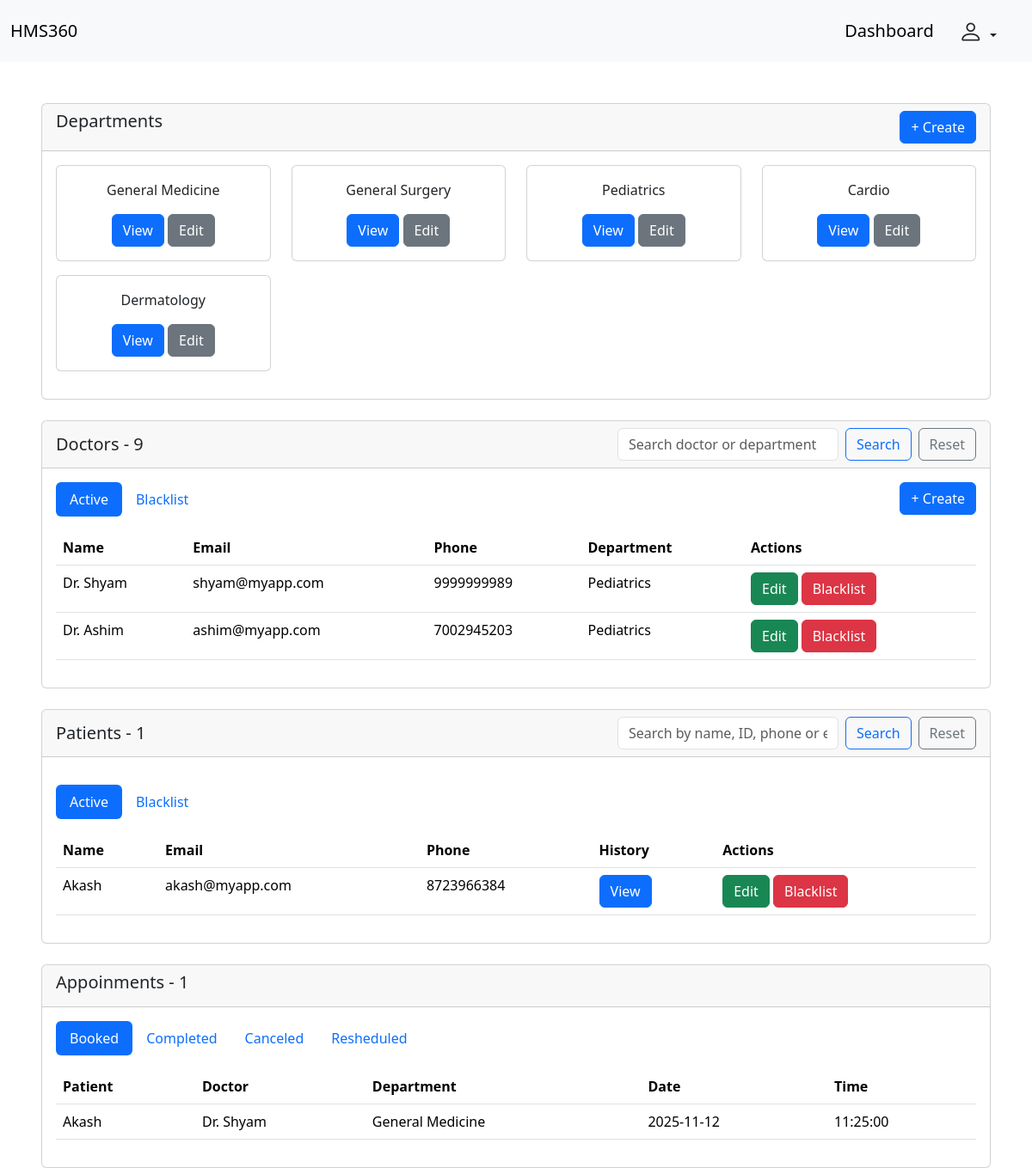
The app's page /admin/dashboard (signed in), older data.
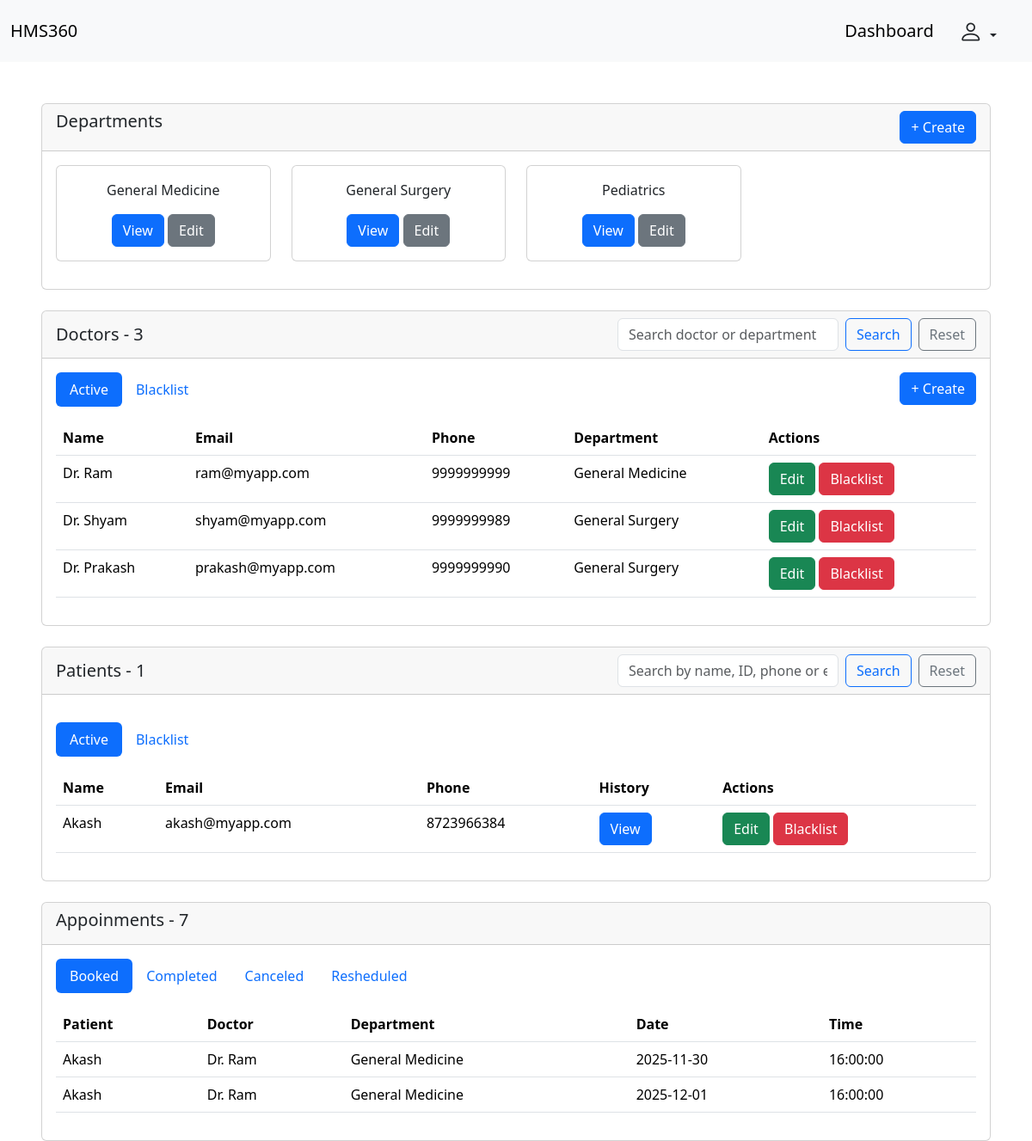
The same page, newer data.
### backend/models.py (models this page shows, shortened)
class Department(db.Model):
    __tablename__ = "department"
    id  = db.Column(db.Integer , primary_key = True , autoincrement = True)
    name = db.Column(db.String , nullable = False, unique = True)
    description = db.Column(db.String , nullable = False)
    doc_registered = db.Column(db.Integer)
    doctors = db.relationship("Doctor", backref = "department")
    appointments = db.relationship("Appointment", backref = "department")

class Doctor(db.Model , UserMixin):
    __tablename__ = "doctor"
    id  = db.Column(db.Integer , primary_key = True , autoincrement = True)
    name = db.Column(db.String , nullable = False)
    email = db.Column(db.String, unique = True , nullable = False)
    password = db.Column(db.String, nullable = False)
    phone = db.Column(db.String, nullable = False)
    status = db.Column(db.String, nullable =False, default='Active')
    dept_id = db.Column(db.Integer, db.ForeignKey ("department.id"), nullable = False)
    appointments = db.relationship("Appointment", backref = "doctor")

class Patient(db.Model , UserMixin):
    __tablename__ = "patient"
    id  = db.Column(db.Integer , primary_key = True , autoincrement = True)
    name = db.Column(db.String , nullable = False)
    email = db.Column(db.String, unique = True , nullable = False)
    password = db.Column(db.String, nullable = False)
    phone = db.Column(db.String, nullable =False)
    status = db.Column(db.String, nullable =False, default='Active')
    created_appointments = db.relationship("Appointment", backref = "patient")

class Appointment(db.Model):
    __tablename__ = "appointment"
    id  = db.Column(db.Integer , primary_key = True , autoincrement = True)
    pat_id = db.Column(db.Integer, db.ForeignKey ("patient.id"), nullable = False)
    doc_id = db.Column(db.Integer, db.ForeignKey ("doctor.id"), nullable = False)
    dept_id = db.Column(db.Integer, db.ForeignKey ("department.id"), nullable = False)
    date = db.Column(db.Date, default=datetime.date.today, nullable = False)
    time = db.Column(db.Time, default=lambda: datetime.datetime.now().time(), nullable = False)
    status = db.Column(db.String, nullable = False, default='Booked')
    treatments = db.relationship("Treatment", backref = "appointment")

### backend/routes.py (the view)
@app.route("/admin/dashboard" , methods=["GET" , "POST"])
@login_required
def admin_dashboard():
    docs = db.session.query(Doctor).all()
    doctor_search = request.args.get("doctor_search", "").strip()
    patient_search = request.args.get("patient_search", "").strip()
    depts = db.session.query(Department).all()
    if doctor_search:
        like = f"%{doctor_search}%"
        active_doc = (
            Doctor.query
            .join(Department, Doctor.dept_id == Department.id)
            .filter(
                Doctor.status == "Active",
                or_(
                    Doctor.name.ilike(like),
                    Department.name.ilike(like),
                )
            )
            .all()
        )
        blacklist_doc = (
            Doctor.query
            .join(Department, Doctor.dept_id == Department.id)
            .filter(
                Doctor.status == "Blacklist",
                or_(
                    Doctor.name.ilike(like),
                    Department.name.ilike(like),
                )
            )
            .all()
        )
    else:
        active_doc = Doctor.query.filter_by(status="Active").all()
        blacklist_doc = Doctor.query.filter_by(status="Blacklist").all()
    if patient_search:
        like = f"%{patient_search}%"
        active_pat = (
            Patient.query
            .filter(
                Patient.status == "Active",
                or_(
                    Patient.name.ilike(like),
                    cast(Patient.id, String).ilike(like),
                    Patient.email.ilike(like),
                    Patient.phone.ilike(like),
                )
            )
            .all()
        )
        blacklist_pat = (
            Patient.query
            .filter(
                Patient.status == "Blacklist",
                or_(
                    Patient.name.ilike(like),
                    cast(Patient.id, String).ilike(like),
                    Patient.email.ilike(like),
                    Patient.phone.ilike(like),
                )
            )
            .all()
        )
    else:
        active_pat = Patient.query.filter_by(status="Active").all()
        blacklist_pat = Patient.query.filter_by(status="Blacklist").all()
    booked_appoint = db.session.query(Appointment).filter_by(status="Booked").all()
    completed_appoint = db.session.query(Appointment).filter_by(status="Completed").all()
    canceled_appoint = db.session.query(Appointment).filter_by(status="Canceled").all()
    resheduled_appoint = db.session.query(Appointment).filter_by(status="Resheduled").all()
    total_doctors = Doctor.query.count()
    total_patients = Patient.query.count()
    total_appointments = Appointment.query.count()
    return render_template("/admin/dashboard.html" , current_admin = current_user, all_docs = docs, all_depts = depts,
                            booked_appoint = booked_appoint, completed_appoint = completed_appoint, canceled_appoint = canceled_appoint,
                            resheduled_appoint = resheduled_appoint, active_pat = active_pat, blacklist_pat = blacklist_pat,
                            active_doc = active_doc, blacklist_doc = blacklist_doc, total_doctors=total_doctors, total_patients=total_patients,
                            total_appointments=total_appointments, doctor_search=doctor_search, patient_search=patient_search)

### app.py (called while the page is built)
def create_app():
    app = Flask(__name__)
    app.config["SQLALCHEMY_DATABASE_URI"] = "sqlite:///Hospital_db.sqlite3"
    db.init_app(app)
    app.config["SECRET_KEY"] = "Thisismysecret"
    login_manager = LoginManager(app)
    @login_manager.user_loader
    def load_user(email):
        return db.session.query(Patient).filter_by(email = email).first() or \
        db.session.query(Admin).filter_by(email = email).first() or \
        db.session.query(Doctor).filter_by(email = email).first()
    app.app_context().push()
    db.create_all()
    return app

### templates/admin/dashboard.html (shortened to what the changed rows need)
<!DOCTYPE html>
<html lang="en">
<head>
    <link href="https://cdn.jsdelivr.net/npm/bootstrap@5.3.7/dist/css/bootstrap.min.css" rel="stylesheet"
>
        <link rel="stylesheet" href="https://cdn.jsdelivr.net/npm/bootstrap-icons@1.13.1/font/bootstrap-icons.min.css">
</head>
<body>
    <div class="card mt-5 ms-5 me-5">
        <div class="card-body">
            <div class="row">
                {% for dept in all_depts %}
                <div class="col-3 mb-3">
                    <div class="card text-center">
                        <div class="card-body">
                            <p>{{dept.name}}</p>
                            <button class="btn btn-primary" data-bs-toggle="modal" data-bs-target="#view-department-{{dept.id}}">View</button>
                            <button class="btn btn-secondary" data-bs-toggle="modal" data-bs-target="#edit-department-{{dept.id}}">Edit</button>
                        </div>
                    </div>
                </div>
                {% endfor %}
            </div>
        </div>
    </div>
    <div class="card mt-4 ms-5 me-5">
        <div class="card-header d-flex justify-content-between align-items-center">
            <h5 class="mb-0">Doctors - {{ total_doctors }}</h5>
            <form class="d-flex" method="get" action="{{ url_for('admin_dashboard') }}">
                <input class="form-control me-2" type="text" name="doctor_search" placeholder="Search doctor or department"
                    value="{{ doctor_search or '' }}">
                <button class="btn btn-outline-primary me-2" type="submit">Search</button>
                <a href="{{ url_for('admin_dashboard') }}" class="btn btn-outline-secondary">Reset</a>
            </form>
        </div>
        <div class="card-body">
            <div class="tab-content" id="pills-tabContent">
                <div class="tab-pane fade show active" id="active-doc" role="tabpanel" aria-labelledby="active-doc-tab"
                    tabindex="0">
                    <table class="table">
                        <thead>
                            <tr>
                                <th scope="col">Name</th>
                                <th scope="col">Email</th>
                                <th scope="col">Phone</th>
                                <th scope="col">Department</th>
                                <th scope="col">Actions</th>
                            </tr>
                        </thead>
                        <tbody>
                            {% for doc in active_doc %}
                            <tr>
                                <td>{{doc.name}}</td>
                                <td>{{doc.email}}</td>
                                <td>{{doc.phone}}</td>
                                <td>{{doc.department.name}}</td>
                                <td>
                                    <button class="btn btn-success" data-bs-toggle="modal"
                                        data-bs-target="#edit-doc-{{doc.id}}">
                                        Edit
                                    </button>
                                    <button class="btn btn-danger" data-bs-toggle="modal"
                                        data-bs-target="#blacklist-doc-{{doc.id}}">
                                        Blacklist
                                    </button>
                                </td>
                            </tr>
                            {% endfor %}
                        </tbody>
                    </table>
                </div>
            </div>
        </div>
    </div>
    <div class="card mt-4 ms-5 me-5">
        <div class="card-body">
            <div class="tab-content" id="pills-tabContent">
                <div class="tab-pane fade show active" id="active-pat" role="tabpanel"
                    aria-labelledby="active-pat-tab" tabindex="0">
                    <table class="table">
                        <thead>
                            <tr>
                                <th scope="col">Name</th>
                                <th scope="col">Email</th>
                                <th scope="col">Phone</th>
                                <th scope="col">History</th>
                                <th scope="col">Actions</th>
                            </tr>
                        </thead>
                        <tbody>
                            {% for ap in active_pat %}
                            <tr>
                                <td>{{ap.name}}</td>
                                <td>{{ap.email}}</td>
                                <td>{{ap.phone}}</td>
                                <td>
                                    <a href="{{ url_for('admin_patient_history', patient_id=ap.id) }}" class="btn btn-primary">
                                        View
                                    </a>
                                </td>
                                <td>
                                    <button class="btn btn-success" data-bs-toggle="modal" data-bs-target="#edit-pat-{{ap.id}}">
                                        Edit
                                    </button>
                                    <button class="btn btn-danger" data-bs-toggle="modal" data-bs-target="#blacklist-pat-{{ap.id}}">
                                        Blacklist
                                    </button>
                                </td>
                            </tr>
                            {% endfor %}
                        </tbody>
                    </table>
                </div>
            </div>
        </div>
    </div>
    <div class="card mt-4 ms-5 me-5">
        <div class="card-header">
            <h5>Appoinments - {{ total_appointments }}</h5>
        </div>
        <div class="card-body">
            <div class="tab-content" id="pills-tabContent">
                <div class="tab-pane fade show active" id="booked-appoint" role="tabpanel"
                    aria-labelledby="booked-appoint-tab" tabindex="0">
                    <table class="table">
                        <thead>
                            <tr>
                                <th scope="col">Patient</th>
                                <th scope="col">Doctor</th>
                                <th scope="col">Department</th>
                                <th scope="col">Date</th>
                                <th scope="col">Time</th>
                            </tr>
                        </thead>
                        <tbody>
                            {% for ba in booked_appoint %}
                            <tr>
                                <td>{{ba.patient.name}}</td>
                                <td>{{ba.doctor.name}}</td>
                                <td>{{ba.department.name}}</td>
                                <td>{{ba.date}}</td>
                                <td>{{ba.time}}</td>
                            </tr>
                            {% endfor %}
                        </tbody>
                    </table>
                </div>
            </div>
        </div>
    </div>
</body>
</html>

Row changes from the older to the newer data that the page shows:
removed Department: name "Cardio"
removed Department: name "Dermatology"
removed Doctor: name "Dr. Ashim", email "ashim@myapp.com", phone "7002945203", department.name "Pediatrics"
no longer on this page (row edited): Appointment: patient.name "Akash", doctor.name "Dr. Shyam", department.name "General Medicine", date "2025-11-12", time "11:25:00"
now on this page (row edited): Doctor: name "Dr. Ram", email "ram@myapp.com", phone "9999999999", department.name "General Medicine"
changed Doctor "Dr. Shyam": department.name "Pediatrics" → "General Surgery"
now on this page (row edited): Doctor: name "Dr. Prakash", email "prakash@myapp.com", phone "9999999990", department.name "General Surgery"
added Appointment: patient.name "Akash", doctor.name "Dr. Ram", department.name "General Medicine", date "2025-11-30", time "16:00:00"
added Appointment: patient.name "Akash", doctor.name "Dr. Ram", department.name "General Medicine", date "2025-12-01", time "16:00:00"
Text that changed along with them:
{{ total_doctors }}: "9" → "3"
{{ total_appointments }}: "1" → "7"
